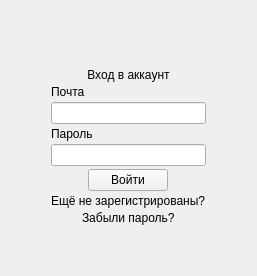
      <widget class="QWidget" name="pageLog">
       <layout class="QGridLayout" name="gridLayout_11">
        <item row="0" column="1">
         <spacer name="verticalSpacer_4">
          <property name="orientation">
           <enum>Qt::Vertical</enum>
          </property>
          <property name="sizeHint" stdset="0">
           <size>
            <width>20</width>
            <height>40</height>
           </size>
          </property>
         </spacer>
        </item>
        <item row="1" column="0">
         <spacer name="horizontalSpacer_4">
          <property name="orientation">
           <enum>Qt::Horizontal</enum>
          </property>
          <property name="sizeHint" stdset="0">
           <size>
            <width>40</width>
            <height>20</height>
           </size>
          </property>
         </spacer>
        </item>
        <item row="1" column="1">
         <layout class="QVBoxLayout" name="verticalLayout_6">
          <property name="spacing">
           <number>3</number>
          </property>
          <item>
           <widget class="QLabel" name="label_10">
            <property name="text">
             <string/>
            </property>
            <property name="textFormat">
             <enum>Qt::AutoText</enum>
            </property>
            <property name="pixmap">
             <pixmap resource="resource.qrc">:/icon/icon/Logo(100x100).png</pixmap>
            </property>
            <property name="scaledContents">
             <bool>false</bool>
            </property>
            <property name="alignment">
             <set>Qt::AlignCenter</set>
            </property>
            <property name="wordWrap">
             <bool>false</bool>
            </property>
            <property name="margin">
             <number>8</number>
            </property>
           </widget>
          </item>
          <item>
           <widget class="QLabel" name="label_11">
            <property name="text">
             <string>Вход в аккаунт</string>
            </property>
            <property name="alignment">
             <set>Qt::AlignCenter</set>
            </property>
            <property name="margin">
             <number>10</number>
            </property>
           </widget>
          </item>
          <item>
           <widget class="QLabel" name="label_12">
            <property name="text">
             <string>Почта</string>
            </property>
           </widget>
          </item>
          <item>
           <widget class="QLineEdit" name="lineEdit"/>
          </item>
          <item>
           <widget class="QLabel" name="label_13">
            <property name="text">
             <string>Пароль</string>
            </property>
            <property name="margin">
             <number>0</number>
            </property>
           </widget>
          </item>
          <item>
           <widget class="QLineEdit" name="lineEdit_2"/>
          </item>
          <item alignment="Qt::AlignHCenter">
           <widget class="QPushButton" name="inLogBtn">
            <property name="sizePolicy">
             <sizepolicy hsizetype="Minimum" vsizetype="Fixed">
              <horstretch>0</horstretch>
              <verstretch>0</verstretch>
             </sizepolicy>
            </property>
            <property name="maximumSize">
             <size>
              <width>16777215</width>
              <height>16777215</height>
             </size>
            </property>
            <property name="toolTip">
             <string/>
            </property>
            <property name="layoutDirection">
             <enum>Qt::LeftToRight</enum>
            </property>
            <property name="autoFillBackground">
             <bool>true</bool>
            </property>
            <property name="text">
             <string>Войти</string>
            </property>
           </widget>
          </item>
          <item alignment="Qt::AlignHCenter">
           <widget class="QLabel" name="notRegLabel">
            <property name="text">
             <string>Ещё не зарегистрированы?</string>
            </property>
            <property name="margin">
             <number>4</number>
            </property>
           </widget>
          </item>
          <item alignment="Qt::AlignHCenter">
           <widget class="QLabel" name="forgotPasLabel">
            <property name="text">
             <string>Забыли пароль?</string>
            </property>
           </widget>
          </item>
         </layout>
        </item>
        <item row="1" column="2">
         <spacer name="horizontalSpacer_2">
          <property name="orientation">
           <enum>Qt::Horizontal</enum>
          </property>
          <property name="sizeHint" stdset="0">
           <size>
            <width>40</width>
            <height>20</height>
           </size>
          </property>
         </spacer>
        </item>
        <item row="2" column="1">
         <spacer name="verticalSpacer_5">
          <property name="orientation">
           <enum>Qt::Vertical</enum>
          </property>
          <property name="sizeHint" stdset="0">
           <size>
            <width>20</width>
            <height>40</height>
           </size>
          </property>
         </spacer>
        </item>
       </layout>
      </widget>
